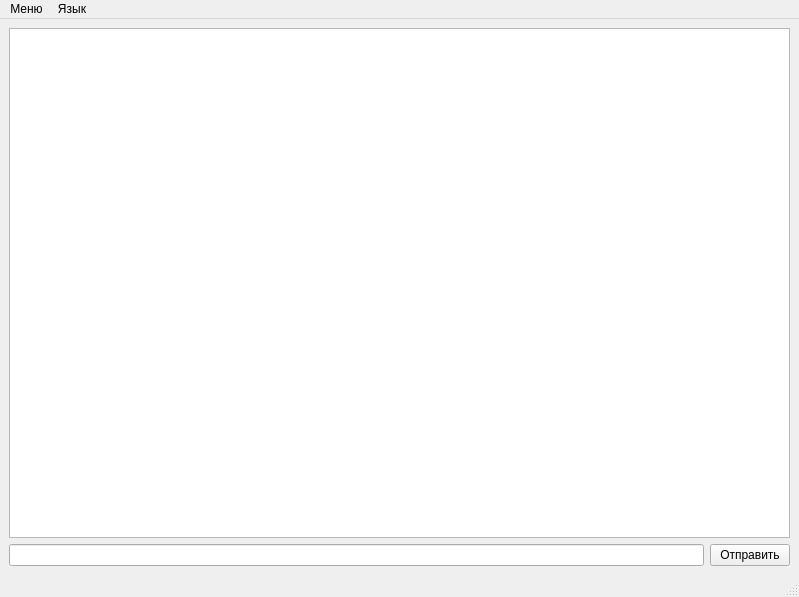
<?xml version="1.0" encoding="UTF-8"?>
<ui version="4.0">
 <class>MainWindow</class>
 <widget class="QMainWindow" name="MainWindow">
  <property name="geometry">
   <rect>
    <x>0</x>
    <y>0</y>
    <width>799</width>
    <height>597</height>
   </rect>
  </property>
  <property name="windowTitle">
   <string>RCON</string>
  </property>
  <property name="windowIcon">
   <iconset>
    <normaloff>../images/main_icon.ico</normaloff>../images/main_icon.ico</iconset>
  </property>
  <property name="locale">
   <locale language="Russian" country="Russia"/>
  </property>
  <widget class="QWidget" name="centralwidget">
   <layout class="QGridLayout" name="gridLayout">
    <item row="0" column="0" colspan="2">
     <widget class="QTextBrowser" name="textbrowser">
      <property name="cursor" stdset="0">
       <cursorShape>IBeamCursor</cursorShape>
      </property>
     </widget>
    </item>
    <item row="1" column="1">
     <widget class="QPushButton" name="sendButton">
      <property name="font">
       <font>
        <pointsize>9</pointsize>
       </font>
      </property>
      <property name="text">
       <string>Отправить</string>
      </property>
     </widget>
    </item>
    <item row="1" column="0">
     <widget class="QLineEdit" name="lineEdit">
      <property name="cursor">
       <cursorShape>IBeamCursor</cursorShape>
      </property>
     </widget>
    </item>
   </layout>
  </widget>
  <widget class="QMenuBar" name="menubar">
   <property name="geometry">
    <rect>
     <x>0</x>
     <y>0</y>
     <width>799</width>
     <height>30</height>
    </rect>
   </property>
   <widget class="QMenu" name="menurcon">
    <property name="title">
     <string>Меню</string>
    </property>
    <addaction name="connectui"/>
   </widget>
   <widget class="QMenu" name="langmenu">
    <property name="title">
     <string>Язык</string>
    </property>
    <addaction name="setlangen"/>
    <addaction name="setlangru"/>
   </widget>
   <addaction name="menurcon"/>
   <addaction name="langmenu"/>
  </widget>
  <widget class="QStatusBar" name="statusbar"/>
  <action name="connectui">
   <property name="text">
    <string>Подключиться</string>
   </property>
  </action>
  <action name="setlangen">
   <property name="text">
    <string>en</string>
   </property>
  </action>
  <action name="setlangru">
   <property name="text">
    <string>ru</string>
   </property>
  </action>
 </widget>
 <resources/>
 <connections/>
</ui>
